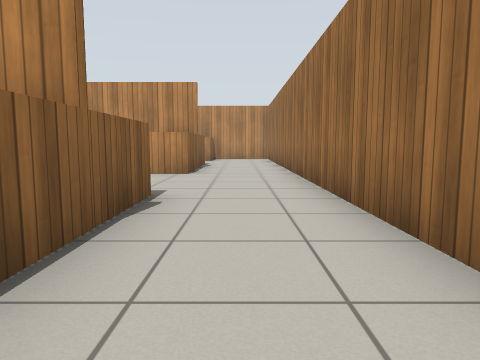
view 1 (above)

16 first-person views from a walk through a world built for the Gazebo simulator. The camera is 0.72 m above the floor, tilts 6° down and sees 70° across. The floor is counted in squares, 1 m on a side. Each view is taken from the middle of a square. On the plan, view 1 faces up. The plan holds only what a view shows up to about 11 squares ahead; the rest is blank. Simple patterns stand in for the simulator's built-in surfaces.

view 2
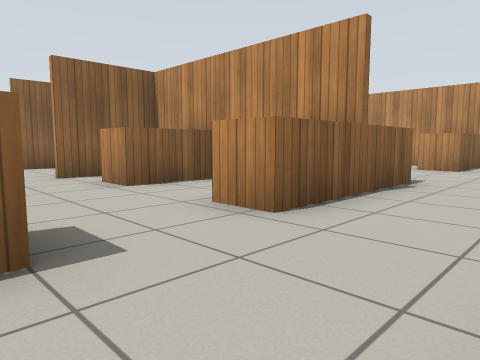

view 3
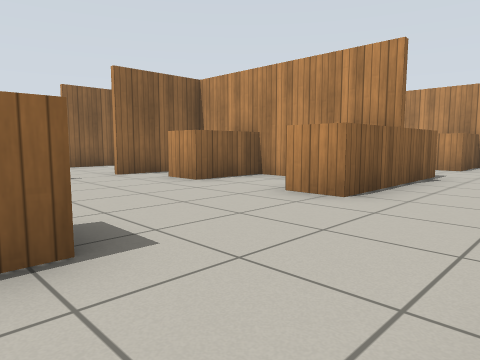

view 4
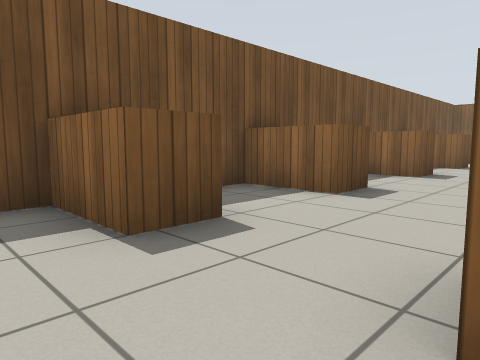

view 5
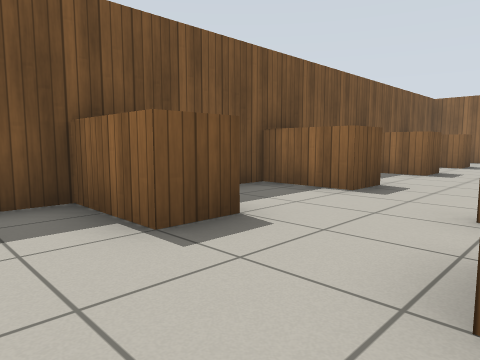

view 6
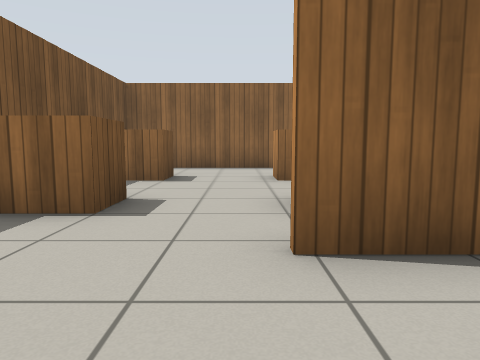

view 7
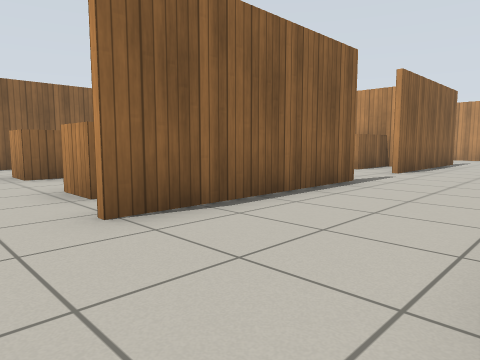

view 8
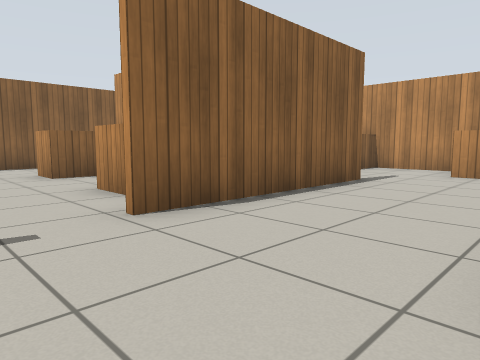

view 9
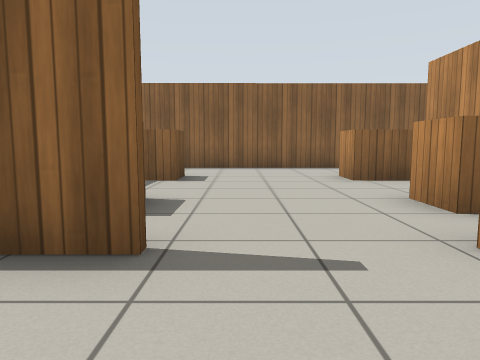

view 10
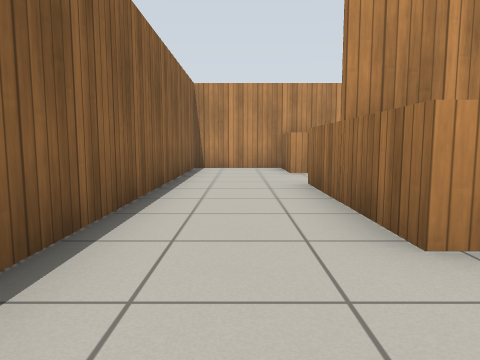

view 11
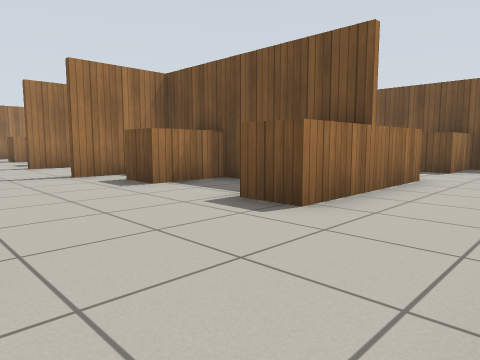

view 12
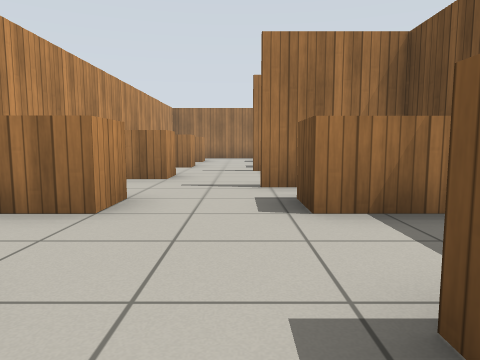

view 13
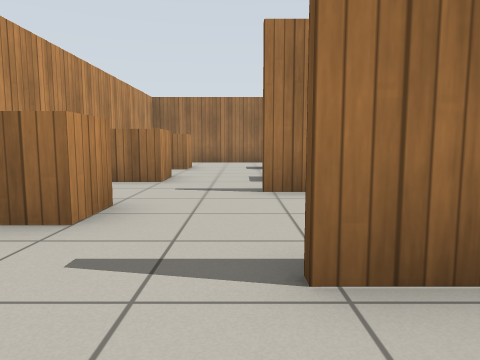

view 14
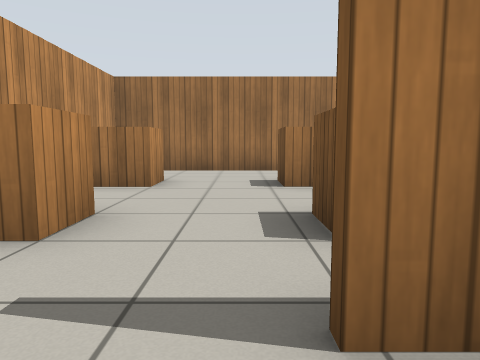

view 15
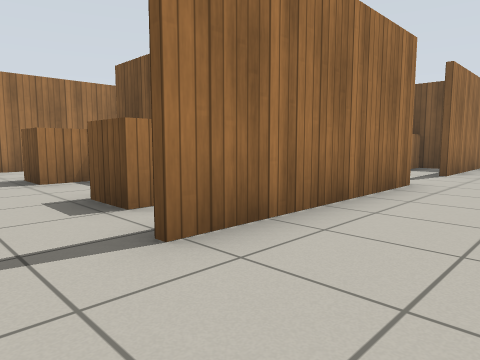

view 16
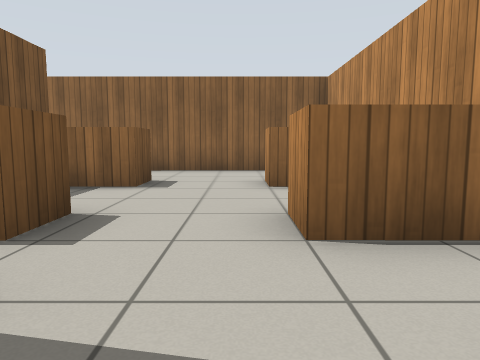

### Floor plan
Points are (right, up) in squares from view 1. A wall is a line through its corners. A room is listed if a view was taken in it or the views show most of it. See-through windows are left out.
Room 1 (views 1, 2, 3, 4, 5, 6, 7, 8, 9, 10, 11, 12, 13, 14, 15, 16)
walls: (-6.9, 7.6) (-6.9, 12.7); (-10.2, 5.4) (-10.2, 0.2); (-6.1, 3) (-5.5, 3); (-6.9, 2) (-6.9, 5.4); (-11.6, 10.3) (-10.3, 10.3) (-10.3, 12.7); (-2.4, 2.7) (-6.7, 2.7) (-6.7, 0.2); (-2.4, 10.2) (-6.7, 10.2) (-6.7, 7.6); (-10.2, 12.7) (-10.2, 7.6); (-14.6, 3) (-10.3, 3) (-10.3, 5.4); (-14, 10.1) (-14.6, 10.1); (-7.5, -3.3) (-2.4, -3.3); (1.4, 1.9) (1.3, 16.4) (-7.6, 16.4); (-9.4, 16.3) (-14.6, 16.3); (-16.4, 16.3) (-18.4, 16.3) (-18.3, -3.4) (-9.4, -3.3)
objects: wooden box (-16, 8) to (-15, 10); wooden box (-16, 11) to (-15, 12); wooden box (-16, 15) to (-15, 16); wooden box (-15, -3) to (-15, -2); wooden box (-15, 1) to (-15, 2); wooden box (-15, 3) to (-15, 4); wooden box (-12, -3) to (-12, -2); wooden box (-12, 1) to (-12, 2); wooden box (-12, 3) to (-12, 4); wooden box (-12, 8) to (-12, 10); wooden box (-12, 11) to (-12, 12); wooden box (-12, 15) to (-12, 16); wooden box (-9, -3) to (-8, -2); wooden box (-9, 15) to (-8, 16); wooden box (-5, -3) to (-5, -2); wooden box (-5, 1) to (-5, 2); wooden box (-5, 3) to (-5, 5); wooden box (-5, 9) to (-5, 10); wooden box (-5, 11) to (-5, 12); wooden box (-5, 15) to (-5, 16); wooden box (-2, -3) to (-1, -2); wooden box (-2, 1) to (-1, 3); wooden box (-2, 3) to (-1, 5); wooden box (-2, 9) to (-2, 10); wooden box (-2, 11) to (-2, 12); wooden box (-2, 15) to (-2, 16)

Positions as (right, up) in squares from view 1, and headings:
1: (0, 0), facing up
2: (1, -2), facing up-left
3: (1, 4), facing up-left
4: (0, 1), facing down-left
5: (-3, 1), facing down-left
6: (-8, 0), facing left
7: (-7, -1), facing up-left
8: (-7, 6), facing up-left
9: (-8, 6), facing left
10: (-17, 6), facing up
11: (-18, 8), facing down-right
12: (-16, 13), facing right
13: (-12, 13), facing right
14: (-8, 13), facing right
15: (-9, 14), facing down-right
16: (-9, 14), facing left
